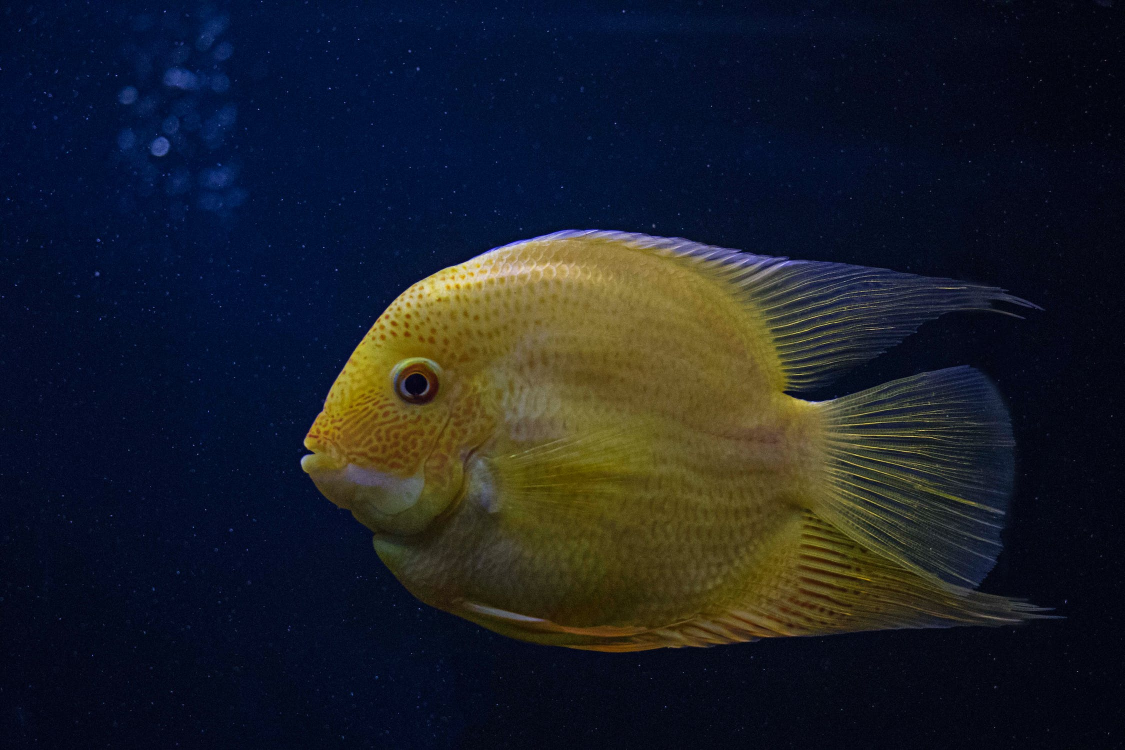
#> input picture open CV/form.jpeg, 2250 x 1500 px (shown at 1/2 size)
$ python resize.py
#> lines starting #> are read from the running program, lines starting #| are printed output that depends on the picture
# -*- coding: utf-8 -*-
"""
Created on Fri Feb 10 10:54:26 2023

@author: 91974
"""

import cv2

#using imread("path")and 1 denotes read as color image

img=cv2.imread('form.jpeg',1)
#> img is the input picture: shape (1500, 2250, 3); mean B, G, R 39.9, 31.2, 27.4
print(img.shape)
#| (1500, 2250, 3)
img_resized=cv2.resize(img,(500,500),
                       interpolation=cv2.INTER_NEAREST)
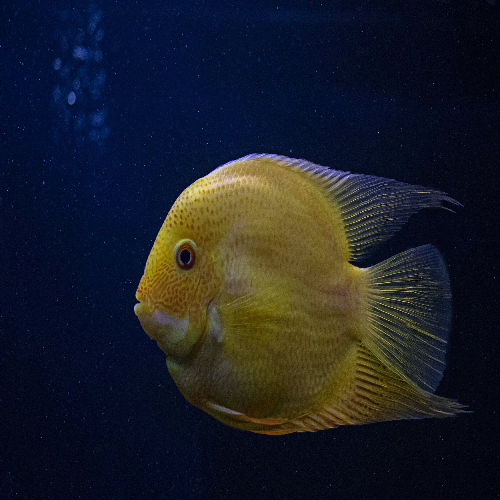
#> img_resized: shape (500, 500, 3); mean B, G, R 39.9, 31.2, 27.4

print(img_resized.shape)
#| (500, 500, 3)
cv2.imshow('Resized',img_resized)
cv2.waitKey(0)
cv2.destroyAllWindows()

$ run again, with open CV/pexel.jpeg copied over open CV/form.jpeg
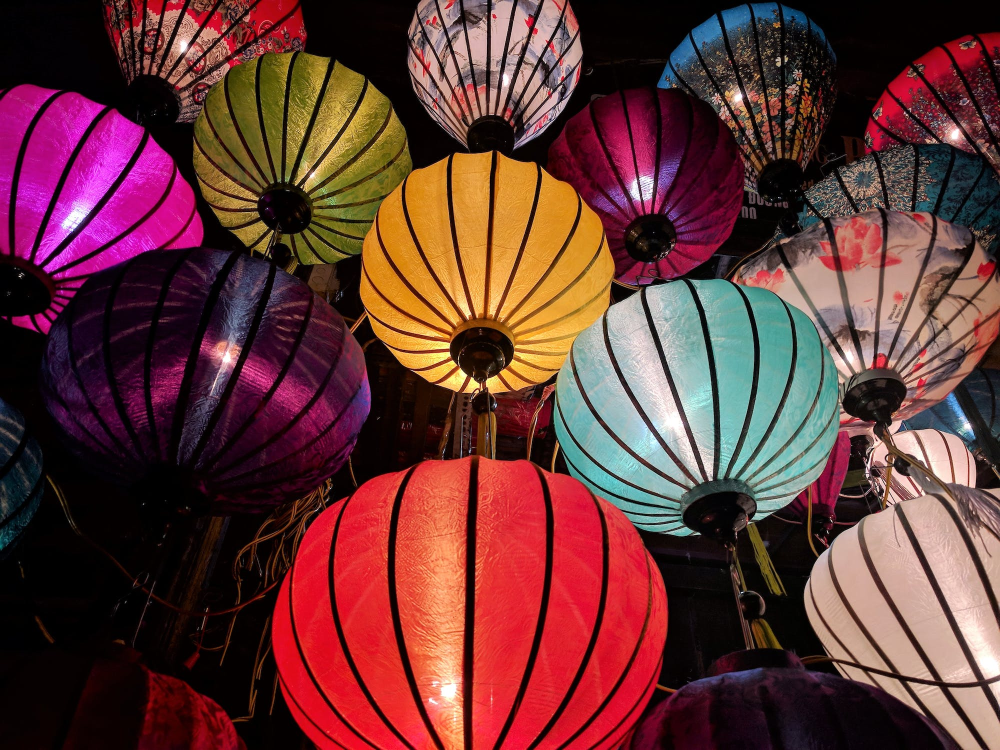
#> input picture open CV/pexel.jpeg, 2000 x 1500 px (shown at 1/2 size)
#> img is the input picture: shape (1500, 2000, 3); mean B, G, R 54.5, 55.5, 102
#| (1500, 2000, 3)
#> `img_resized=cv2.resize(img,(500,500), interpolation=cv2.INTER_NEAREST)`:
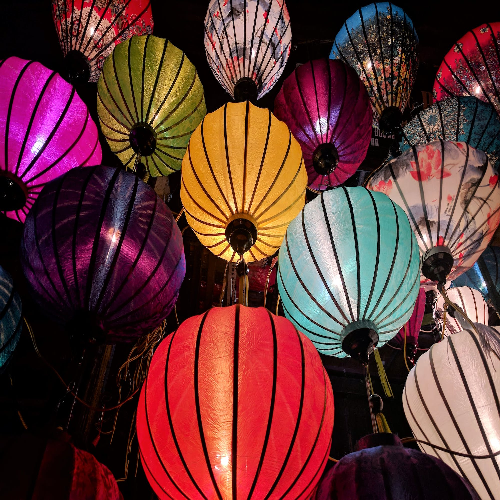
#> img_resized: shape (500, 500, 3); mean B, G, R 54.5, 55.4, 101.9
#| (500, 500, 3)
